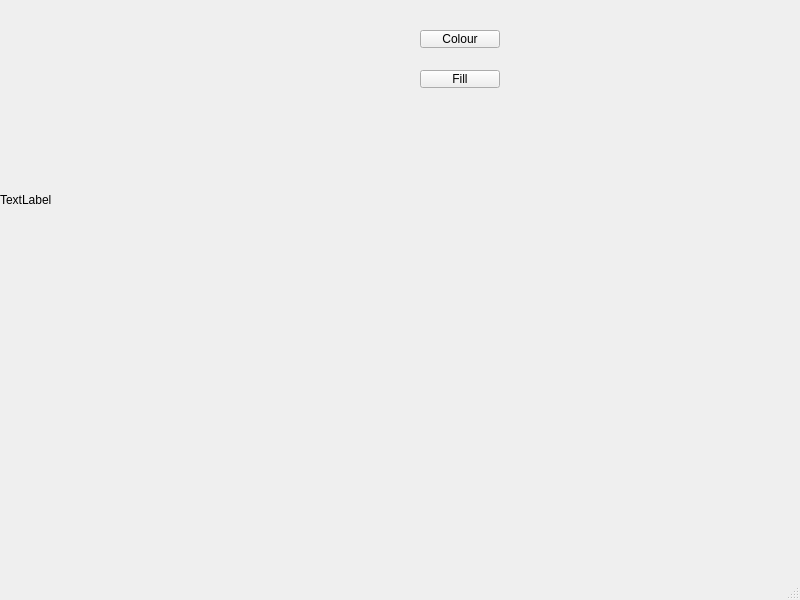
<?xml version="1.0" encoding="UTF-8"?>
<ui version="4.0">
 <class>MainWindow</class>
 <widget class="QMainWindow" name="MainWindow">
  <property name="geometry">
   <rect>
    <x>0</x>
    <y>0</y>
    <width>800</width>
    <height>600</height>
   </rect>
  </property>
  <property name="windowTitle">
   <string>MainWindow</string>
  </property>
  <widget class="QWidget" name="centralwidget">
   <widget class="QLabel" name="label">
    <property name="geometry">
     <rect>
      <x>0</x>
      <y>0</y>
      <width>400</width>
      <height>400</height>
     </rect>
    </property>
    <property name="text">
     <string>TextLabel</string>
    </property>
   </widget>
   <widget class="QPushButton" name="pushButton">
    <property name="geometry">
     <rect>
      <x>420</x>
      <y>30</y>
      <width>80</width>
      <height>18</height>
     </rect>
    </property>
    <property name="text">
     <string>Colour</string>
    </property>
   </widget>
   <widget class="QPushButton" name="pushButton_2">
    <property name="geometry">
     <rect>
      <x>420</x>
      <y>70</y>
      <width>80</width>
      <height>18</height>
     </rect>
    </property>
    <property name="text">
     <string>Fill</string>
    </property>
   </widget>
  </widget>
  <widget class="QMenuBar" name="menubar">
   <property name="geometry">
    <rect>
     <x>0</x>
     <y>0</y>
     <width>800</width>
     <height>17</height>
    </rect>
   </property>
  </widget>
  <widget class="QStatusBar" name="statusbar"/>
 </widget>
 <resources/>
 <connections/>
</ui>
